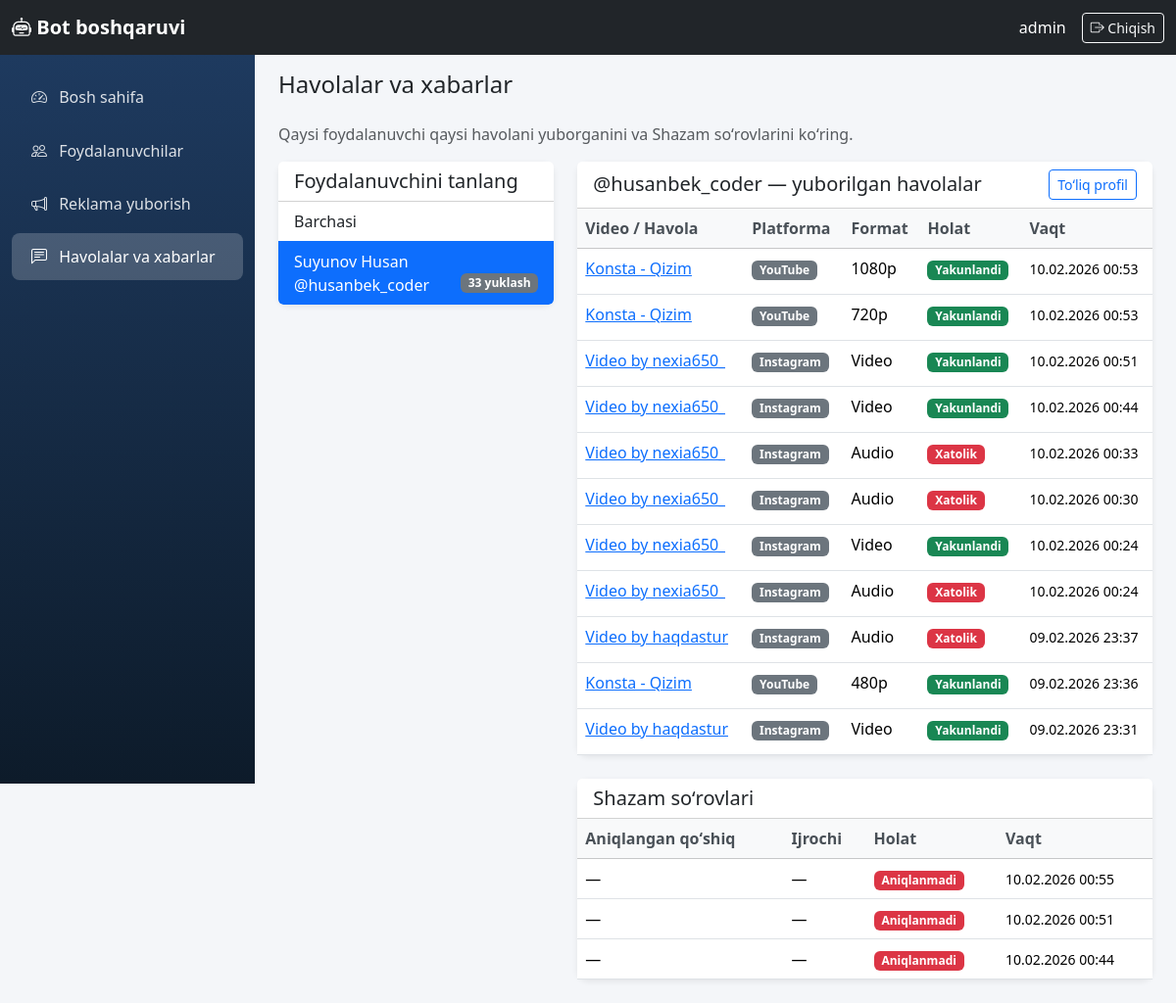
Page /boshqaruv/tarix/?user_id=2 (signed in) on the earlier database version.
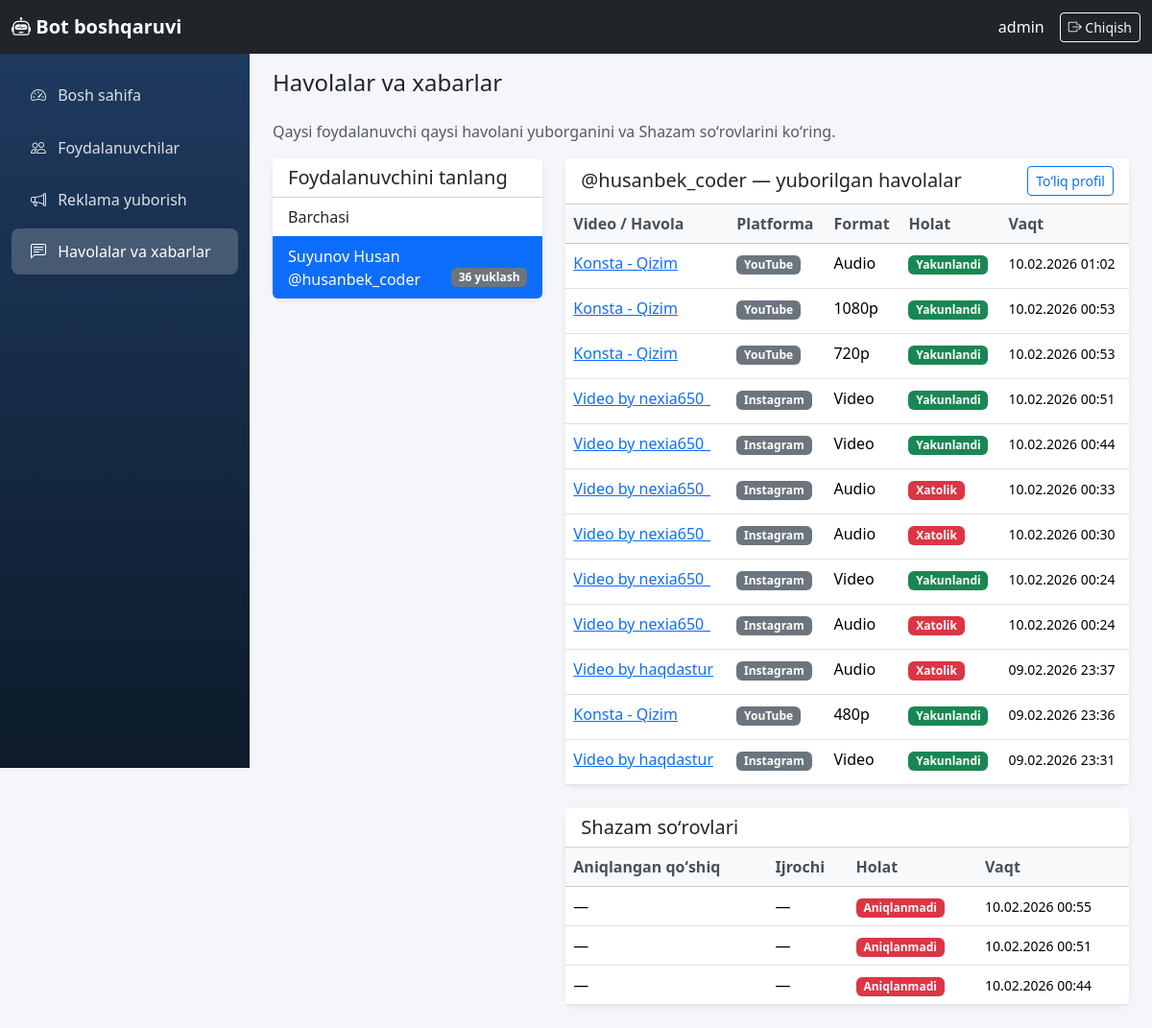
Same page on the later database version.
### core/models.py (models this page shows, shortened)
class TelegramUser(models.Model):
    telegram_id = models.BigIntegerField(unique=True, verbose_name='Telegram ID')
    username = models.CharField(max_length=255, blank=True, null=True, verbose_name='Username')
    first_name = models.CharField(max_length=255, verbose_name='Ism')
    last_name = models.CharField(max_length=255, blank=True, null=True, verbose_name='Familiya')
    created_at = models.DateTimeField(auto_now_add=True, verbose_name='Ro\'yxatdan o\'tgan vaqt')
    last_active = models.DateTimeField(auto_now=True, verbose_name='Oxirgi faollik')
    download_count = models.PositiveIntegerField(default=0, verbose_name='Yuklashlar soni')
    is_premium = models.BooleanField(default=False, verbose_name='Premium')
    is_banned = models.BooleanField(default=False, verbose_name='Bloklangan')
    class Meta:
        verbose_name = 'Foydalanuvchi'
        verbose_name_plural = 'Foydalanuvchilar'
        ordering = ['-last_active']
    def __str__(self):
        if self.username:
            return f'@{self.username}'
        return self.first_name

class DownloadHistory(models.Model):
    STATUS_CHOICES = [
        ('pending', 'Kutilmoqda'),
        ('processing', 'Ishlanmoqda'),
        ('completed', 'Yakunlandi'),
        ('failed', 'Xatolik'),
    ]
    PLATFORM_CHOICES = [
        ('youtube', 'YouTube'),
        ('instagram', 'Instagram'),
        ('tiktok', 'TikTok'),
        ('snapchat', 'Snapchat'),
        ('likee', 'Likee'),
        ('other', 'Boshqa'),
    ]
    user = models.ForeignKey(
        TelegramUser,
        on_delete=models.CASCADE,
        related_name='downloads',
        verbose_name='Foydalanuvchi',
    )
    video_url = models.URLField(max_length=500, verbose_name='Video havolasi')
    video_title = models.CharField(max_length=500, verbose_name='Video nomi')
    platform = models.CharField(max_length=20, choices=PLATFORM_CHOICES, default='other', verbose_name='Platforma')
    format_label = models.CharField(max_length=50, verbose_name='Format')
    status = models.CharField(max_length=20, choices=STATUS_CHOICES, default='pending', verbose_name='Holat')
    file_size = models.BigIntegerField(null=True, blank=True, verbose_name='Fayl hajmi (bayt)')
    error_message = models.TextField(blank=True, null=True, verbose_name='Xatolik xabari')
    downloaded_at = models.DateTimeField(auto_now_add=True, verbose_name='Yuklangan vaqt')
    completed_at = models.DateTimeField(null=True, blank=True, verbose_name='Yakunlangan vaqt')
    class Meta:
        verbose_name = 'Yuklash tarixi'
        verbose_name_plural = 'Yuklash tarixi'
        ordering = ['-downloaded_at']

class ShazamLog(models.Model):
    user = models.ForeignKey(
        TelegramUser,
        on_delete=models.CASCADE,
        related_name='shazam_logs',
        verbose_name='Foydalanuvchi',
    )
    audio_file_name = models.CharField(max_length=255, verbose_name='Audio fayl nomi')
    recognized_title = models.CharField(max_length=500, blank=True, null=True, verbose_name='Aniqlangan qo\'shiq')
    recognized_artist = models.CharField(max_length=500, blank=True, null=True, verbose_name='Aniqlangan ijrochi')
    is_successful = models.BooleanField(default=False, verbose_name='Muvaffaqiyatli')
    error_message = models.TextField(blank=True, null=True, verbose_name='Xatolik xabari')
    recognized_at = models.DateTimeField(auto_now_add=True, verbose_name='Aniqlangan vaqt')
    class Meta:
        verbose_name = 'Shazam log'
        verbose_name_plural = 'Shazam loglar'
        ordering = ['-recognized_at']

### dashboard/views.py (the view)
# urls.py: path('boshqaruv/tarix/', views.history_view, name='history'),
@login_required(login_url='dashboard:login')
def history_view(request):
    users_with_activity = TelegramUser.objects.annotate(
        downloads_count=Count('downloads'),
        shazam_count=Count('shazam_logs'),
    ).filter(
        Q(downloads_count__gt=0) | Q(shazam_count__gt=0)
    ).order_by('-last_active')
    user_id = request.GET.get('user_id')
    selected_user = None
    downloads = DownloadHistory.objects.none()
    shazam_logs = ShazamLog.objects.none()
    if user_id:
        selected_user = get_object_or_404(TelegramUser, pk=user_id)
        downloads = DownloadHistory.objects.filter(user=selected_user).order_by('-downloaded_at')
        shazam_logs = ShazamLog.objects.filter(user=selected_user).order_by('-recognized_at')
    context = {
        'users_with_activity': users_with_activity,
        'selected_user': selected_user,
        'downloads': downloads,
        'shazam_logs': shazam_logs,
    }
    return render(request, 'dashboard/history.html', context)

### templates/dashboard/history.html (shortened to what the changed rows need)
{% extends 'dashboard/base.html' %}
{% block content %}
<h1 class="h4 mb-4">Havolalar va xabarlar</h1>
<div class="row">
    <div class="col-lg-4 mb-4">
        <div class="card">
            <div class="list-group list-group-flush" style="max-height: 400px; overflow-y: auto;">
                <a href="{% url 'dashboard:history' %}" class="list-group-item list-group-item-action {% if not selected_user %}active{% endif %}">
                    Barchasi
                </a>
                {% for u in users_with_activity %}
                <a href="?user_id={{ u.pk }}" class="list-group-item list-group-item-action {% if selected_user.pk == u.pk %}active{% endif %}">
                    {{ u.first_name }} {% if u.username %}@{{ u.username }}{% endif %}
                    <span class="badge bg-secondary float-end">{{ u.downloads_count }} yuklash</span>
                </a>
                {% empty %}
                <li class="list-group-item text-muted">Faollik yoʻq</li>
                {% endfor %}
            </div>
        </div>
    </div>
    <div class="col-lg-8">
        {% if selected_user %}
        <div class="card mb-4">
            <div class="card-header bg-white d-flex justify-content-between align-items-center">
                <h5 class="mb-0">{{ selected_user }} — yuborilgan havolalar</h5>
                <a href="{% url 'dashboard:user_detail' selected_user.pk %}" class="btn btn-sm btn-outline-primary">Toʻliq profil</a>
            </div>
            <div class="card-body p-0">
                <div class="table-responsive">
                    <table class="table table-hover mb-0">
                        <thead class="table-light">
                            <tr>
                                <th>Video / Havola</th>
                                <th>Platforma</th>
                                <th>Format</th>
                                <th>Holat</th>
                                <th>Vaqt</th>
                            </tr>
                        </thead>
                        <tbody>
                            {% for d in downloads %}
                            <tr>
                                <td>
                                    <a href="{{ d.video_url }}" target="_blank" rel="noopener" class="link-cell d-inline-block" style="max-width: 220px;" title="{{ d.video_url }}">{{ d.video_title|truncatewords:5 }}</a>
                                </td>
                                <td><span class="badge platform-badge bg-secondary">{{ d.get_platform_display }}</span></td>
                                <td>{{ d.format_label }}</td>
                                <td>
                                    {% if d.status == 'completed' %}<span class="badge bg-success">Yakunlandi</span>
                                    {% elif d.status == 'failed' %}<span class="badge bg-danger">Xatolik</span>
                                    {% else %}<span class="badge bg-warning text-dark">{{ d.get_status_display }}</span>{% endif %}
                                </td>
                                <td><small>{{ d.downloaded_at|date:"d.m.Y H:i" }}</small></td>
                            </tr>
                            {% empty %}
                            <tr><td colspan="5" class="text-center text-muted py-3">Yuklashlar yoʻq</td></tr>
                            {% endfor %}
                        </tbody>
                    </table>
                </div>
            </div>
        </div>
        <div class="card">
            <div class="card-header bg-white">
                <h5 class="mb-0">Shazam soʻrovlari</h5>
            </div>
            <div class="card-body p-0">
                <div class="table-responsive">
                    <table class="table table-hover mb-0">
                        <thead class="table-light">
                            <tr>
                                <th>Aniqlangan qoʻshiq</th>
                                <th>Ijrochi</th>
                                <th>Holat</th>
                                <th>Vaqt</th>
                            </tr>
                        </thead>
                        <tbody>
                            {% for s in shazam_logs %}
                            <tr>
                                <td>{{ s.recognized_title|default:"—" }}</td>
                                <td>{{ s.recognized_artist|default:"—" }}</td>
                                <td>{% if s.is_successful %}<span class="badge bg-success">Muvaffaqiyatli</span>{% else %}<span class="badge bg-danger">Aniqlanmadi</span>{% endif %}</td>
                                <td><small>{{ s.recognized_at|date:"d.m.Y H:i" }}</small></td>
                            </tr>
                            {% empty %}
                            <tr><td colspan="4" class="text-center text-muted py-3">Shazam soʻrovlari yoʻq</td></tr>
                            {% endfor %}
                        </tbody>
                    </table>
                </div>
            </div>
        </div>
        {% endif %}
    </div>
</div>
{% endblock %}

Differences in the rows shown:
changed TelegramUser "Suyunov Husan": downloads_count "33" → "36"
added DownloadHistory: video_title "Konsta - Qizim", platform "YouTube", format_label "Audio", status "Yakunlandi", downloaded_at "10.02.2026 01:02"
